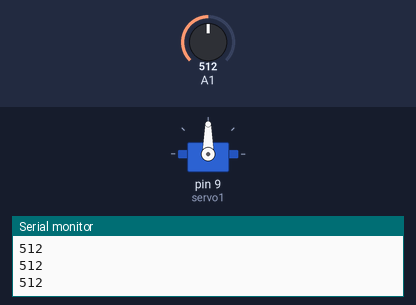
The sketch below on a simulated Arduino Uno, built with avr-gcc and run on an emulated ATmega328P. On the bench: servo, the last lines printed to the serial monitor. Inputs (shaded band) come from the test bench; at power-on: A1 = 512.

Above: at 1.2 s.
1.3 s: A1 set to 716
At 2.0 s:
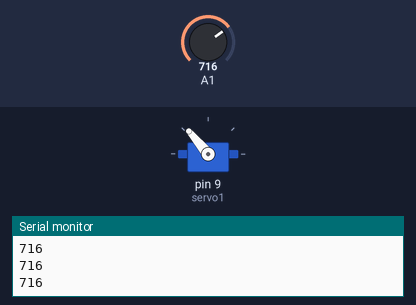
2.8 s: A1 set to 900
At 3.7 s:
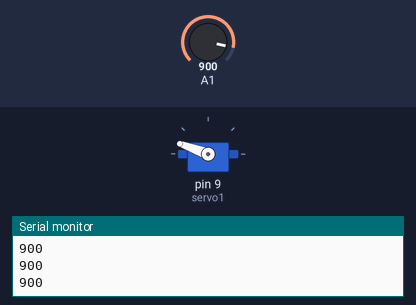
4.3 s: A1 set to 1023
At 5.4 s:
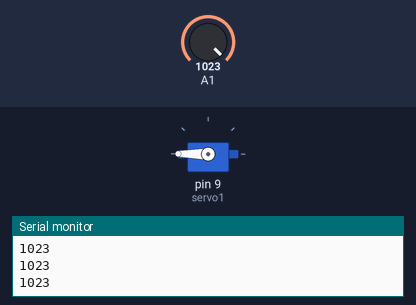
5.8 s: A1 set to 306
At 6.4 s:
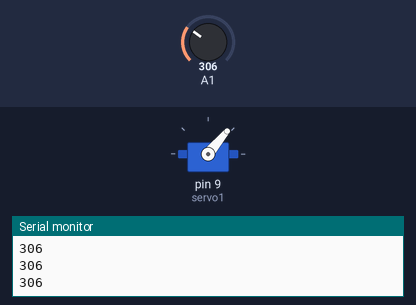
7.3 s: A1 set to 122
At 8.1 s:
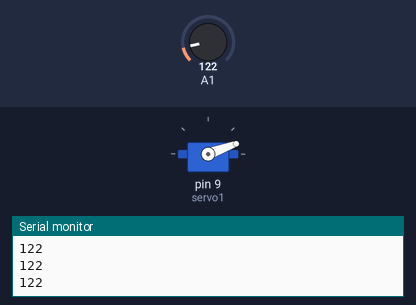
8.8 s: A1 set to 511
At 9.8 s:
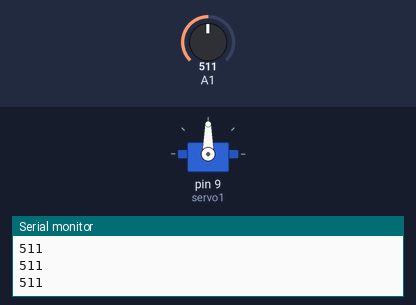
Timing chart, 0 to 11.3 s (numbered marks = the images above; inputs shaded):
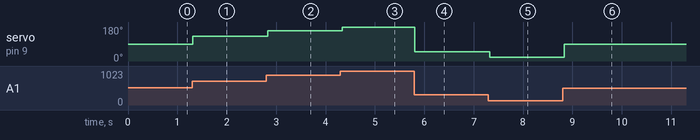

Measured:
- after the input at 1.3 s, servo on pin 9 (servo1): 90° → 130° at once
- after the input at 2.8 s, servo on pin 9 (servo1): 130° → 160° at once
- after the input at 4.3 s, servo on pin 9 (servo1): 160° → 180° at once
- after the input at 5.8 s, servo on pin 9 (servo1): 180° → 50° at once
- after the input at 7.3 s, servo on pin 9 (servo1): 50° → 20° at once
- after the input at 8.8 s, servo on pin 9 (servo1): 20° → 90° at once

The sketch:

servo_joystick.ino
```cpp
#include <Servo.h>
Servo servo1;

void setup(){
  servo1.attach(9);
  Serial.begin(9600);
}


void loop(){
  int val = analogRead(A1) / 53.8333333;
  servo1.write(val * 10);
  Serial.println(analogRead(A1));
  delay(50);
}
```
